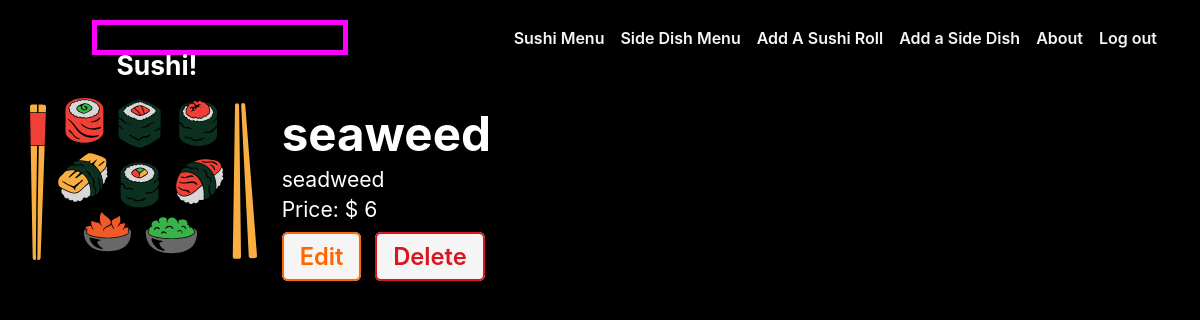
Page /sides/8/ (signed in) on the earlier database version.
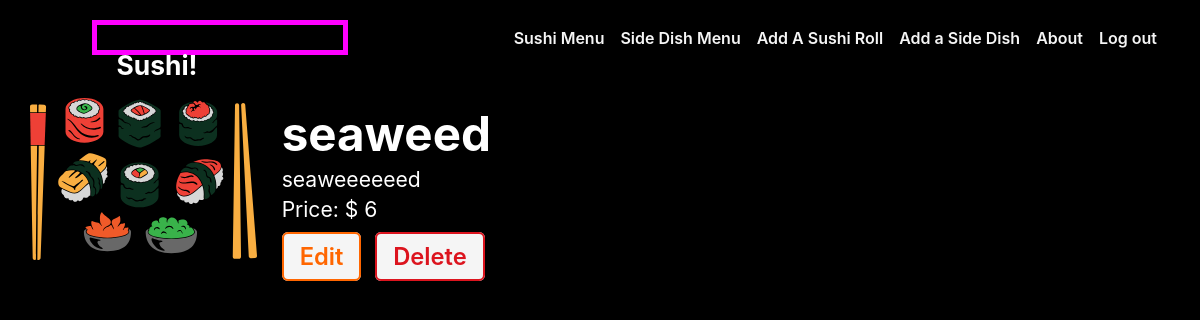
Same page on the later database version.
### main_app/models.py (models this page shows, shortened)
class Side(models.Model):
  name = models.CharField(max_length=50)
  description = models.TextField(max_length=250)
  isVegan = models.BooleanField(default=False)
  isVegetarian = models.BooleanField(default=False)
  price = models.IntegerField(default=6)

### main_app/views.py (the view)
# urls.py: path('sides/<int:pk>/', views.SideDetail.as_view(), name='sides_detail'),
class SideDetail(LoginRequiredMixin,DetailView):
  model = Side

### main_app/templates/main_app/side_detail.html (shortened to what this page needs)
{% extends 'base.html' %} {% load static %} {% block head %}
<link
  rel="stylesheet"
  type="text/css"
  href="{% static 'css/side-detail.css' %}"
/>
{% endblock %} {% block content %}
<section class="side-container">
  <div class="side-img">
    <img src="{% static 'images/sushi.svg' %}" alt="sushi logo icon" />
  </div>
  <div class="side-details">
    <h1>{{ side.name }}</h1>
    <p>{{ side.description }}</p>
    <p>Price: $ {{ side.price }}</p>
    <div class="side-actions">
      <a href="{% url 'side_update' side.id %}" class="btn warn">Edit</a>
      <a href="{% url 'side_delete' side.id %}" class="btn danger">Delete</a>
    </div>
  </div>
</section>
{% endblock %}

Differences in the rows shown:
changed Side "seaweed": description "seadweed" → "seaweeeeeed"
